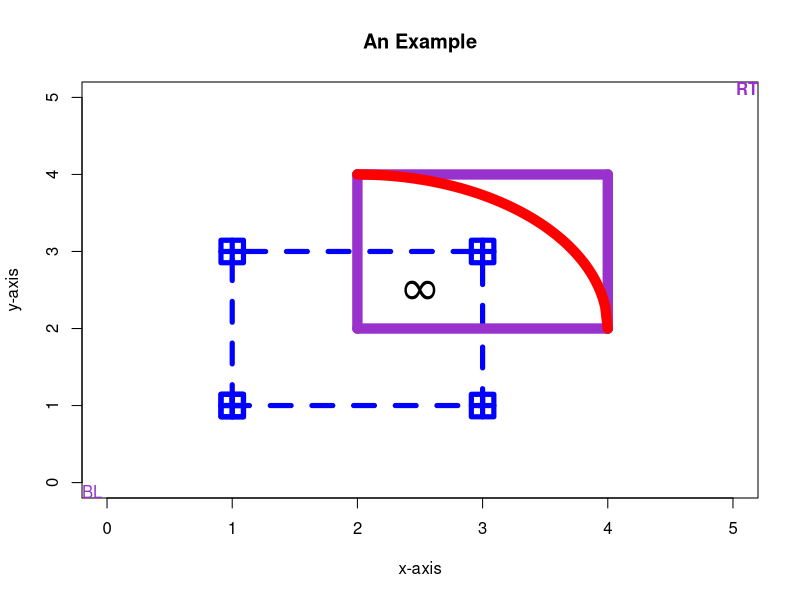
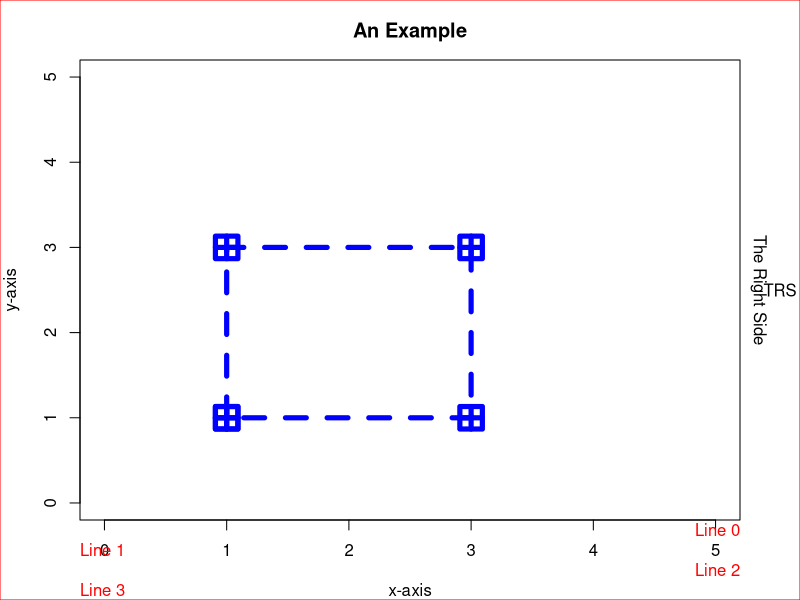
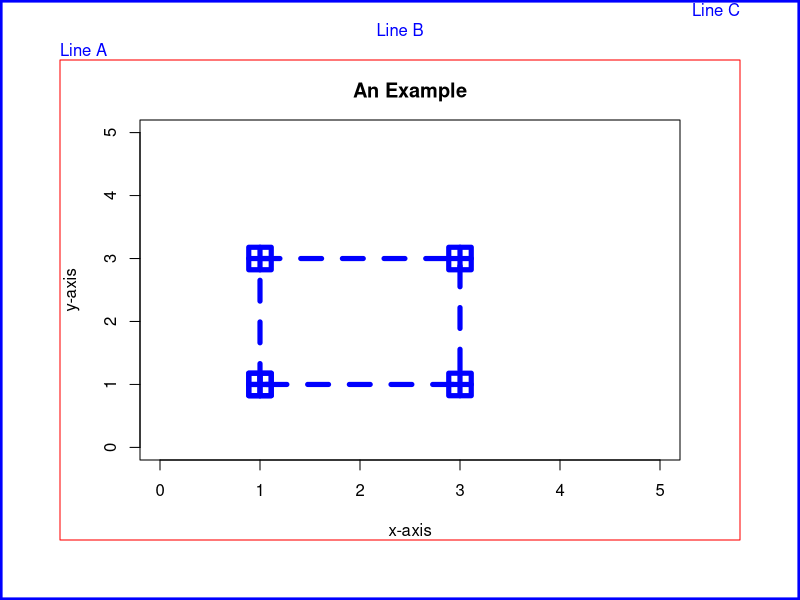
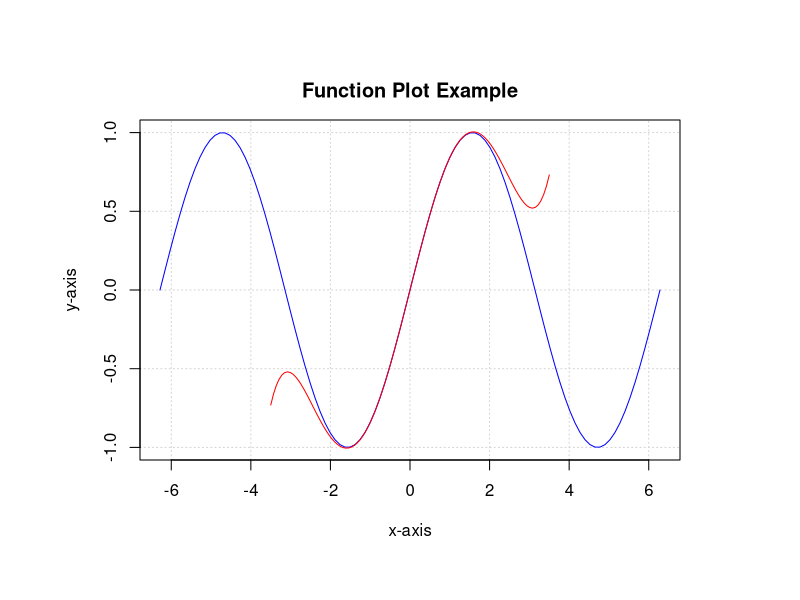
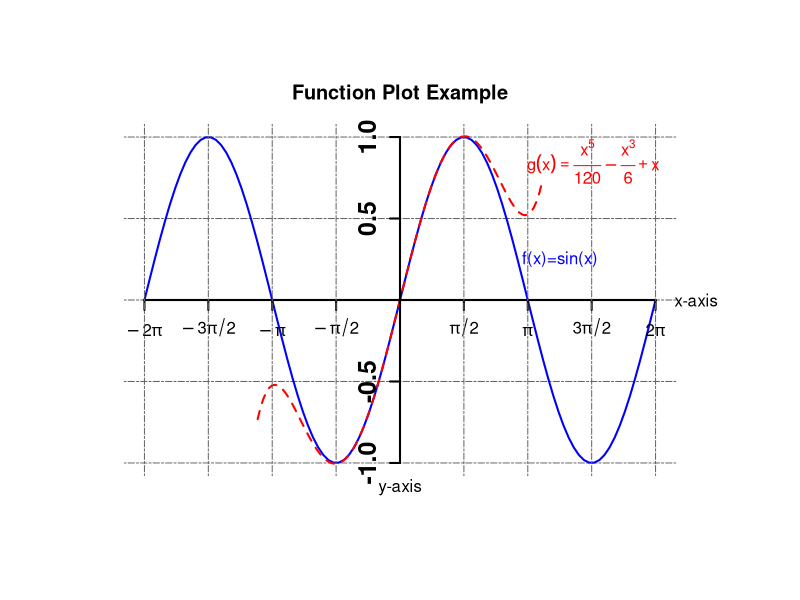
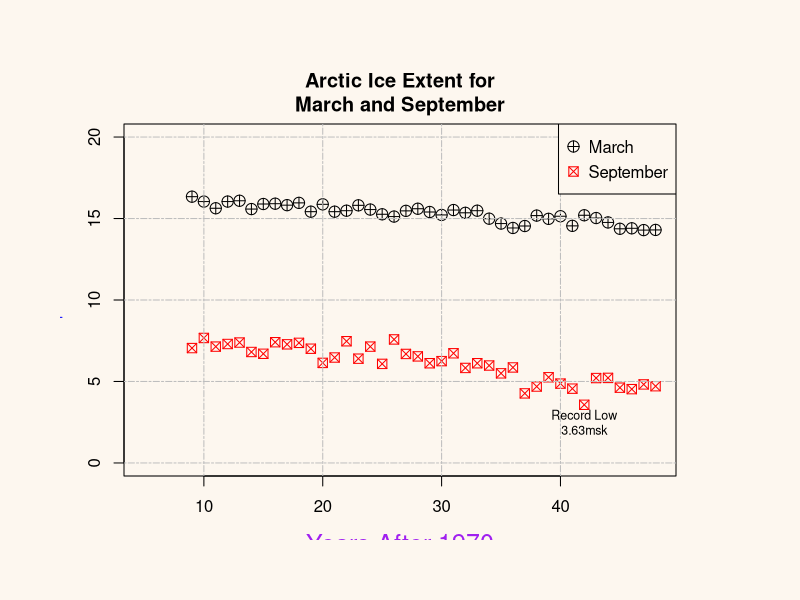
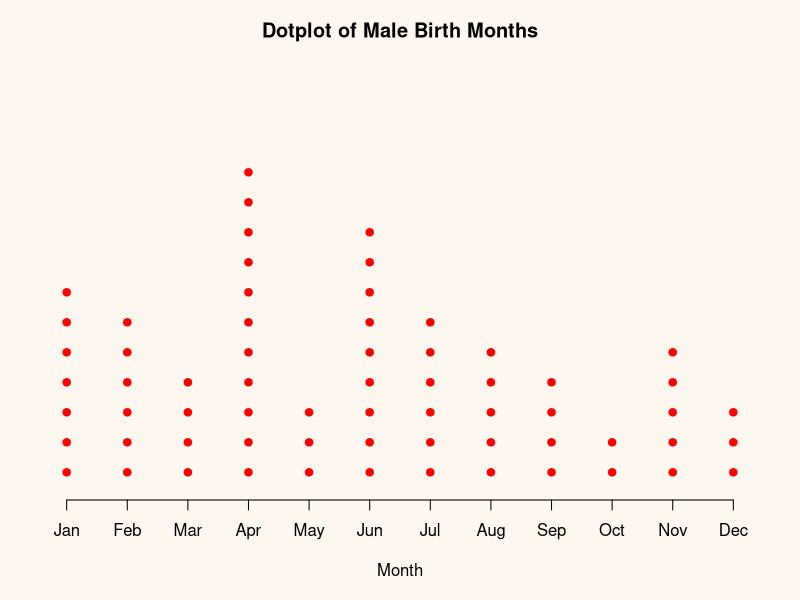
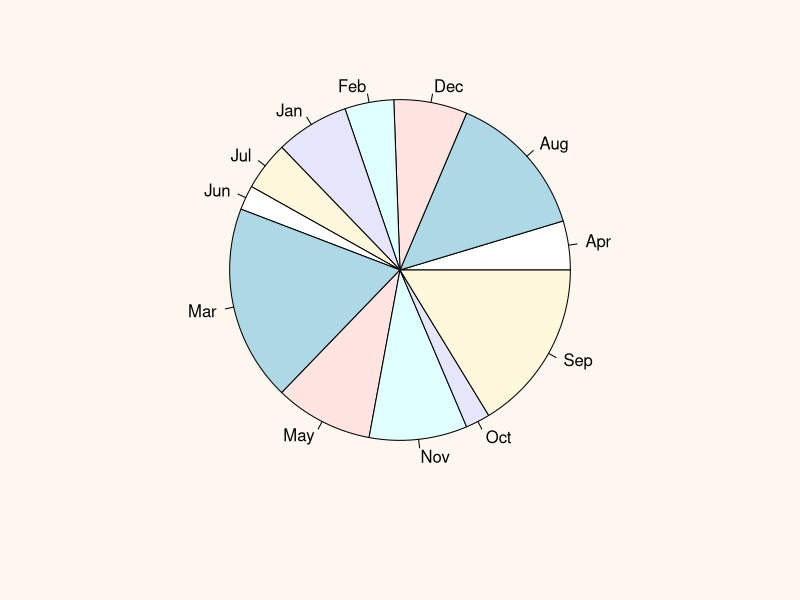

Write R code to recreate these figures, in order.
######################################################################
### R for College Mathematics and Statistics
### Thomas J Pfaff
### Code for Chapter 3: Graphing
######################################################################

x0=c(1,1,3,3,1)
y0=c(1,3,3,1,1)
plot(x0,y0,type="o",pch=12,cex=3,lwd=5,lty=2,xlim=c(0,5),ylim=c(0,5),
	xlab="x-axis",ylab="y-axis",col="blue",main="An Example")
x1=c(2,2,4,4)
y1=c(2,4,4,2)
x2=c(2,4,4,2)
y2=c(4,4,2,2)
segments(x1,y1,x2,y2,lwd=10,col="darkorchid")
curve(2+sqrt(4-(x-2)^2),2,4,col="red",lwd=10,add=TRUE)
p=par("usr")
text(p[1], p[3],"BL",adj=c(0,0),col="darkorchid")
text(p[2], p[4],"RT",adj=c(1,1),col="darkorchid",font=2)
text(mean(p[1:2]),mean(p[3:4]),expression(infinity),cex=3,adj=0.5)

#####

x0=c(1,1,3,3,1)
y0=c(1,3,3,1,1)
par(mar=c(4,4,3,3))
plot(x0,y0,type="o",pch=12,cex=3,lwd=5,lty=2,xlim=c(0,5),ylim=c(0,5),
	xlab="x-axis",ylab="y-axis",col="blue",main="An Example")
mtext("Line 0",side=1,line=0,adj=1,col="red")
mtext("Line 1",side=1,line=1,adj=0,col="red")
mtext("Line 2",side=1,line=2,adj=1,col="red")
mtext("Line 3",side=1,line=3,adj=0,col="red")
box("figure", col="red")
p=par("usr")
text(p[2]+.15,mean(p[3:4]),"The Right Side",srt=-90,xpd=NA,adj=0.5)
mtext("TRS",side=4,line=2,adj=0.5,las=2)

#####

x0=c(1,1,3,3,1)
y0=c(1,3,3,1,1)
par(mar=c(4,4,3,3))
par(oma=c(3,3,3,3))
plot(x0,y0,type="o",pch=12,cex=3,lwd=5,lty=2,xlim=c(0,5),ylim=c(0,5),
	xlab="x-axis",ylab="y-axis",col="blue",main="An Example")
box("figure",col="red")
box("outer",lwd=5,col="blue")
mtext("Line A",side=3,line=0,adj=0,col="blue",outer=TRUE)
mtext("Line B",side=3,line=1,adj=0.5,col="blue",outer=TRUE)
mtext("Line C",side=3,line=2,adj=1,col="blue",outer=TRUE)

##### Graphing Functions #####

f=function(x){sin(x)}
g=function(x){x-x^3/factorial(3)+x^5/factorial(5)}
plot(f,col="blue",xlim=c(-2*pi,2*pi),ylim=c(-1,1),panel.first=grid(),
	xlab="x-axis",ylab="y-axis", main="Function Plot Example")
plot(g,xlim=c(-3.5,3.5),col="red",add=TRUE)

#####

f=function(x){sin(x)}
g=function(x){x-x^3/factorial(3)+x^5/factorial(5)}
par(mar=c(3,3,3,3)+0.2)
plot(f,lwd=2,lty=1,col="blue",xlim=c(-2*pi,2*pi),ylim=c(-1,1),xaxt="n",
	yaxt="n",frame.plot=FALSE,xlab="",ylab="",main="Function Plot Example",
	panel.first=grid(NA,NULL,lty=6,col="gray40"))
plot(g,lwd=2,lty=2,col="red",xlim=c(-3.5,3.5),add=TRUE)
v1=c(-2*pi,-3*pi/2,-pi,-pi/2, 0,pi/2,pi,3*pi/2,2*pi)
v2=c(expression(-2*pi),expression(-3*pi/2),expression(-pi),expression(-pi/2),"",
	expression(pi/2),expression(pi),expression(3*pi/2),expression(2*pi))
axis(side=1,pos=0,lwd=2,labels=v2,at=v1,cex.axis=1)
axis(side=2,pos=0,lwd=2,c(-1,-0.5,0.5,1),cex.axis=1.5,font=2,las=0)
v3=c(-2*pi,-3*pi/2,-pi,-pi/2, pi/2,pi,3*pi/2,2*pi)
abline(v=v3,lty=6,col="gray40")
mtext("x-axis",side=4,line=1,adj=0.5,las=2)
mtext("y-axis",side=1,line=0,adj=0.5,las=0)
text(3,0.25,"f(x)=sin(x)",adj=0,col="blue")
text(4.75,0.85,expression(g(x)==frac(x^5,120)-frac(x^3,6)+x),adj=0.5,col="red")

##### Scatter Plots #####

# This read.table() code isn't in the book, but the example assumes it has been done.
# Note: The Arctic-Ice-Data-R.csv should be downloaded and placed in a folder.
# Change the directory so that it points to the folder with the file.

Ice=read.table("Arctic-Ice-Data-R.csv",header=TRUE,sep=",")

par(bg="#fdf7ef")
plot(Ice$Years.after.1970,Ice$March.Extent.in.MSK,type="p",cex=1.5,pch=10,
	xlim=c(5,48),ylim=c(0,20),xlab="Years After 1970",ylab="",col.lab="purple",
	cex.lab=1.5)
points(Ice$Years.after.1970,Ice$September.Extent.in.MSK,type="p",cex=1.25,pch=7,
	col="red")
title(main="Arctic Ice Extent for\nMarch and September",
	ylab="Million Square Kilometers",col.lab="blue",cex.lab=0.75)
grid (NULL,NULL,lty=6,col="gray")
lvn=c("March","September")
legend("topright",lvn,pch=c(10,7),pt.cex=c(1.5, 1.25),col=c("black","red"),
y.intersp=1.25)
text(42,3.63,"Record Low\n3.63msk",pos=1,cex=0.75)

##### Dot, Pie, and Bar Charts #####

FBM=c("Jun","Nov","Mar","Mar","Aug","Aug","Sep","Sep","Sep","Jul","Aug","Nov",
	"Sep","Jan","Mar","Jan","Dec","Mar","May","Mar","Aug","Apr","Jul","Nov",
	"May","Dec","Mar","Oct","Jan","Sep","May","Feb","Mar","Sep","Dec","May",
	"Aug","Feb","Aug","Sep","Apr","Nov","Mar")
MBM=c(8,2,2,1,1,1,6,3,8,12,5,11,6,1,10,4,7,3,3,6,9,5,4,9,11,12,7,4,3,7,1,8,4,7,
	5,8,6,2,2,4,9,4,4,6,6,2,1,11,4,4,2,9,7,6,1,4,12,7,4,11,10,6,8,11,6)


#####

MBM=c(8,2,2,1,1,1,6,3,8,12,5,11,6,1,10,4,7,3,3,6,9,5,4,9,11,12,7,4,3,7,1,8,4,7,
	5,8,6,2,2,4,9,4,4,6,6,2,1,11,4,4,2,9,7,6,1,4,12,7,4,11,10,6,8,11,6)
Month=c("Jan","Feb","Mar","Apr","May","Jun","Jul","Aug","Sep","Oct","Nov","Dec")
par(oma=c(1,1,1,1))
par(mar=c(4,1,1,1))
stripchart(MBM, method="stack",at=0.05,offset=1.5,pch=19,
	main="Dotplot of Male Birth Months",xlab="Month",ylab="",col="red",axes=FALSE)
axis(side=1,at=1:12,labels=Month)

#####

FBM=c("Jun","Nov","Mar","Mar","Aug","Aug","Sep","Sep","Sep","Jul","Aug","Nov",
	"Sep","Jan","Mar","Jan","Dec","Mar","May","Mar","Aug","Apr","Jul","Nov",
	"May","Dec","Mar","Oct","Jan","Sep","May","Feb","Mar","Sep","Dec","May",
	"Aug","Feb","Aug","Sep","Apr","Nov","Mar")
FBMt=table(FBM)
pie(FBMt)

Ftable=as.data.frame(FBMt)
FMonth=as.character(Ftable[,1])
Fcounts=as.numeric(Ftable[,2])
Fperct=round(Fcounts/sum(Fcounts)*100)
Flabels=paste(FMonth, Fperct)
Flabels=paste(Flabels,"%", sep="")

MBMt=table(MBM)
Mtable=as.data.frame(MBMt)
Month=c("Jan","Feb","Mar","Apr","May","Jun","Jul", "Aug","Sep","Oct","Nov","Dec")
Mcounts=as.numeric(Mtable[,2])
Mperct=round(Mcounts/sum(Mcounts)*100)
Mlabels=paste(Month, Mperct)
Mlabels=paste(Mlabels,"%", sep="")

layout(matrix(c(1,2),1,2,byrow=TRUE))
pie(FBMt,main="Sample of Female Birth Months",labels=Flabels,cex=0.75,col=rainbow(12))
pie(Mcounts,labels=Mlabels,col=gray(c(1:12)/12))
title("Sample of Male Birth Months",line=-2)

#####

## Book error: The first term of pie3D() shoudl be FBMt not FBMCounts
## Orientation of the pie chart will be different from the book.

library(plotrix)
pie3D(FBMt,main="Sample of Female Birth Months",labels=Flabels,
	labelcex=0.75,explode=0.1,col=rainbow(12))

#####

FBM=c("Jun","Nov","Mar","Mar","Aug","Aug","Sep","Sep","Sep","Jul","Aug","Nov",
	"Sep","Jan","Mar","Jan","Dec","Mar","May","Mar","Aug","Apr","Jul","Nov",
	"May","Dec","Mar","Oct","Jan","Sep","May","Feb","Mar","Sep","Dec","May",
	"Aug","Feb","Aug","Sep","Apr","Nov","Mar")
Month=c("Jan","Feb","Mar","Apr","May","Jun","Jul","Aug","Sep","Oct","Nov","Dec")
FBM=replace(FBM,FBM==Month[2],2)
FBM

for(i in c(1:12)){FBM=replace(FBM,FBM==Month[i],i)}
FBM=as.numeric(FBM)
FBMt=table(FBM)
MBMt=table(MBM)

FMtable=rbind(FBMt, MBMt)
Month=c("Jan","Feb","Mar","Apr","May","Jun","Jul","Aug","Sep","Oct","Nov","Dec")
colnames(FMtable)=Month
rownames(FMtable)=c("Female", "Male")
FMtable

barplot(FMtable,main="Sample of Birth Months",xlab="Month",col=c("red","blue"),
	legend.text=TRUE,beside=TRUE)

barplot(FMtable, main="Sample of Birth Months",xlab="Month",col=c("red","blue"),
	legend.text=TRUE,args.legend=list(x="topleft"))


##### A Look at For Loops #####

Month=c("Jan","Feb","Mar","Apr","May","Jun","Jul","Aug","Sep","Oct","Nov","Dec")
FBMCounts=vector(mode="numeric",length=12)
for (i in c(1:12)){FBMCounts[i]=length(which(FBM==Month[i]))}

MBMCounts = vector(mode="numeric", length=12)
for (i in c(1:12)){MBMCounts[i]=length(which(MBM==i))}

##### Boxplot with a Stripchart #####

TenNormFive=rnorm(250,mean=10,sd=5)
TwentyNormTen=rnorm(250,mean=20,sd=10)
Data=list(TenNormFive,TwentyNormTen)
par(mar=c(8,5,3,3))
boxplot(Data,pch=20,notch=TRUE,las=2,at=c(1,2),names=c("Norm(10,5)","Norm(20,10)"),
	col=c("blue","red"),main="Boxplot Example",ylab="Value")
stripchart(Data,vertical=TRUE,method="jitter",jitter=0.1,add=TRUE,pch=1,
	col=c("gray50","gray50"))
mtext("Randomly Generated Normal Data",side=1,line=6)

##### Histogram #####

WeibullData=rweibull(1000, shape=10, scale = 1)
hist(WeibullData,breaks=15,col="red",prob=TRUE,
	main="1000 Random Weibull Distribution Values",xlab="")
m=mean(WeibullData)
s=sqrt(var(WeibullData))
curve(dnorm(x,m,s),col="blue",lwd=2,add=TRUE)
